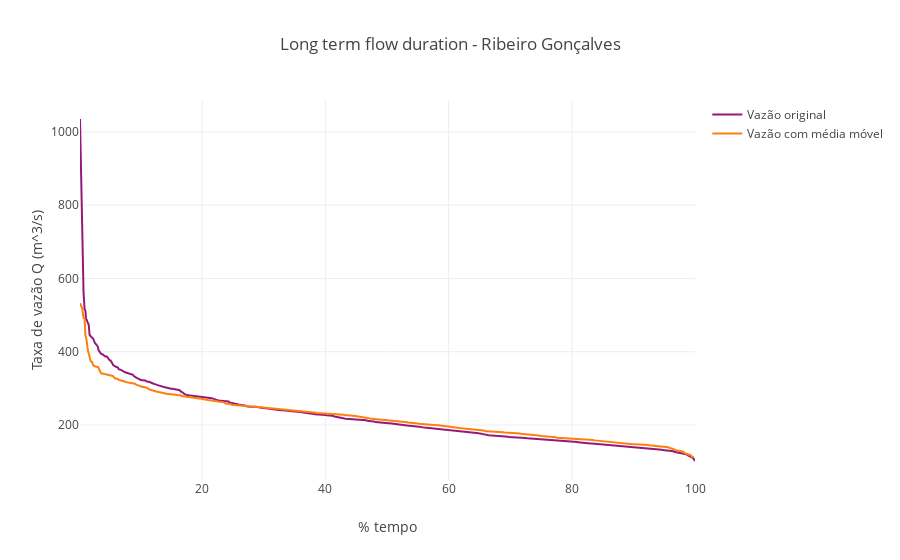

This figure's notebook cell:
### Markdown cell above
## Long term flow duration

### Code cell
cumsum = np.cumsum(ts['vazao'])
#[i for i in range(len(cumsum))][::-1]
x = 100*cumsum/np.max(cumsum)

trace = go.Scatter(y=np.sort(ts['vazao'])[::-1], x=x,
                     marker=dict(color='rgb(150, 25, 120)'), name = 'Vazão original')
trace2 = go.Scatter(x=x, y = np.sort(running_mean2(y,4))[::-1], name = 'Vazão com média móvel')
layout = go.Layout(
    title="Long term flow duration - Ribeiro Gonçalves",
    xaxis = dict(title = '% tempo'), yaxis = dict(title = 'Taxa de vazão Q (m^3/s)')
)

fig = go.Figure(data=[trace,trace2], layout=layout)
pyo.iplot(fig, filename='cdf-dataset')

### Figure 1 — Plotly figure (JSON) as saved in the notebook; plotly's stock layout.template omitted (floating-point values rounded to 4 significant figures; data arrays with more than 128 entries replaced by an {"elided": "..."} marker saying what was removed)
{"data": [{"name": "Vazão original", "y": {"elided": "633 float values"}, "marker": {"color": "rgb(150, 25, 120)"}, "x": {"elided": "633 float values"}, "type": "scatter", "uid": "69970fc6-2643-4a27-a794-ca4dda9797a2"}, {"y": {"elided": "630 float values"}, "x": {"elided": "633 float values"}, "type": "scatter", "name": "Vazão com média móvel", "uid": "0e454aa6-03f3-4669-9767-b35644ab3954"}], "layout": {"yaxis": {"title": {"text": "Taxa de vazão Q (m^3/s)"}}, "xaxis": {"title": {"text": "% tempo"}}, "title": {"text": "Long term flow duration - Ribeiro Gonçalves"}}}
